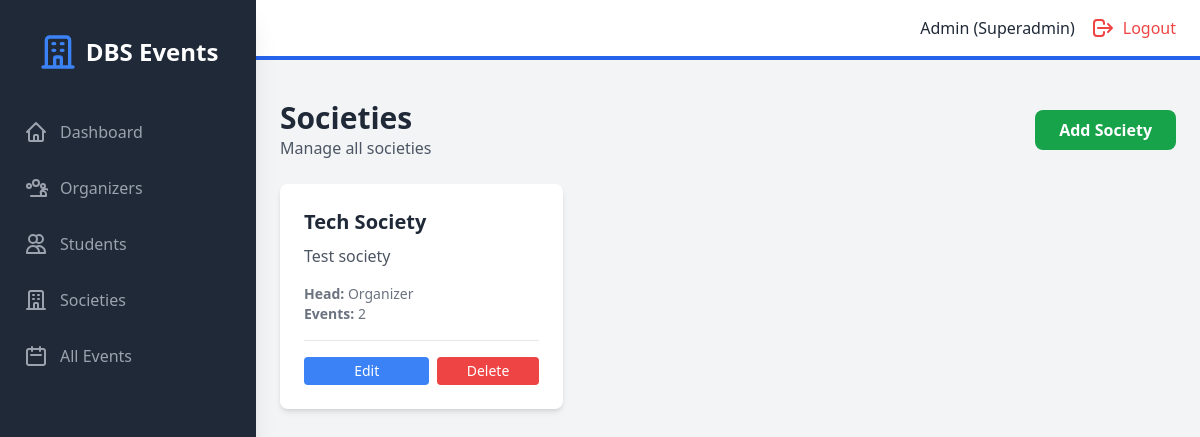
/admin/societies (signed in), run on an earlier commit of the app's database.
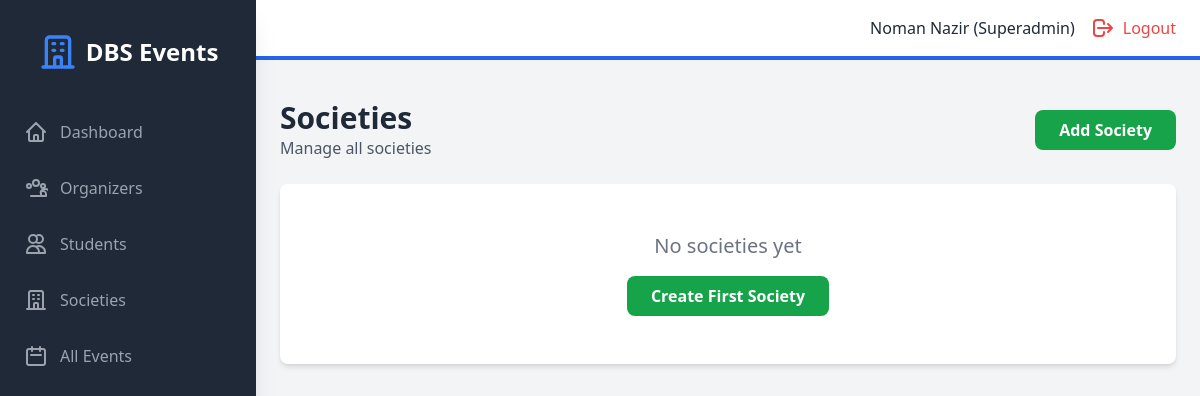
And on a later commit of the database.
### models.py (models this page shows, shortened)
class User(UserMixin, db.Model):
    id = db.Column(db.Integer, primary_key=True)
    student_number = db.Column(db.String(50), unique=True, nullable=True)
    email = db.Column(db.String(120), unique=True, nullable=False)
    password_hash = db.Column(db.String(200), nullable=False)
    name = db.Column(db.String(100), nullable=False)
    role = db.Column(db.String(20), nullable=False)  # superadmin, organizer, student
    created_at = db.Column(db.DateTime, default=datetime.utcnow)
    societies = db.relationship('Society', backref='head', lazy=True)
    events_created = db.relationship('Event', backref='creator', lazy=True)
    registrations = db.relationship('Registration', backref='student', lazy=True)

class Society(db.Model):
    id = db.Column(db.Integer, primary_key=True)
    name = db.Column(db.String(100), nullable=False, unique=True)
    description = db.Column(db.Text, nullable=True)
    society_head_id = db.Column(db.Integer, db.ForeignKey('user.id'), nullable=False)
    created_at = db.Column(db.DateTime, default=datetime.utcnow)
    events = db.relationship('Event', backref='society', lazy=True)

### backend/routes/admin.py (the view)
@admin_bp.route("/admin/societies", endpoint="admin_societies")
@admin_required
def admin_societies():
    societies = Society.query.all()
    return render_template("admin/societies.html", societies=societies)

### backend/main.py (called while the page is built)
@login_manager.user_loader
def load_user(user_id):
    return User.query.get(int(user_id))

### frontend/templates/admin/societies.html (shortened to what this page needs)
{% extends "base.html" %}
{% block auth_content %}
<div class="mb-6 flex justify-between items-center">
    <div>
        <h1 class="text-3xl font-bold text-gray-800">Societies</h1>
        <p class="text-gray-600">Manage all societies</p>
    </div>
    <a href="{{ url_for('admin.admin_add_society') }}" class="bg-green-600 text-white px-6 py-2 rounded-lg hover:bg-green-700 font-semibold">
        Add Society
    </a>
</div>
{% if societies %}
<div class="grid grid-cols-1 md:grid-cols-2 lg:grid-cols-3 gap-6">
    {% for society in societies %}
    <div class="bg-white rounded-lg shadow-md p-6 hover:shadow-lg transition">
        <h3 class="text-xl font-bold text-gray-800 mb-2">{{ society.name }}</h3>
        <p class="text-gray-600 mb-4">{{ society.description }}</p>
        <div class="text-sm text-gray-500">
            <p><span class="font-semibold">Head:</span> {{ society.head.name }}</p>
            <p><span class="font-semibold">Events:</span> {{ society.events|length }}</p>
        </div>
        <div class="mt-4 pt-4 border-t flex space-x-2">
            <a href="{{ url_for('admin.admin_edit_society', society_id=society.id) }}"
               class="flex-1 bg-blue-500 text-white px-3 py-1 rounded text-sm hover:bg-blue-600 transition text-center">
                Edit
            </a>
            <form method="POST" action="{{ url_for('admin.admin_delete_society', society_id=society.id) }}"
                  onsubmit="return confirm('Are you sure you want to delete {{ society.name }}?')"
                  class="flex-1">
                <button type="submit" class="w-full bg-red-500 text-white px-3 py-1 rounded text-sm hover:bg-red-600 transition">
                    Delete
                </button>
            </form>
        </div>
    </div>
    {% endfor %}
</div>
{% else %}
<div class="text-center py-12 bg-white rounded-lg shadow-md">
    <p class="text-gray-500 text-xl">No societies yet</p>
    <a href="{{ url_for('admin.admin_add_society') }}" class="inline-block bg-green-600 text-white px-6 py-2 rounded-lg hover:bg-green-700 font-semibold mt-4">
        Create First Society
    </a>
</div>
{% endif %}
{% endblock %}

### frontend/templates/base.html (shortened to what the changed rows need)
<!DOCTYPE html>
<html lang="en">
<head>
    <script src="https://cdn.tailwindcss.com"></script>
    <link rel="stylesheet" href="{{ url_for('static', filename='css/style.css') }}">
</head>
<body class="bg-gray-100">
    {% if current_user.is_authenticated %}
    <div class="flex h-screen bg-gray-100">
        <div id="sidebar" class="sidebar fixed inset-y-0 left-0 z-30 w-64 bg-gray-800 overflow-y-auto transition duration-300 ease-out md:translate-x-0 md:static md:shadow-xl sidebar-closed">
            <div class="flex items-center justify-center mt-8">
                <div class="flex items-center">
                    <svg class="h-10 w-10 text-blue-500" fill="none" stroke="currentColor" viewBox="0 0 24 24">
                        <path stroke-linecap="round" stroke-linejoin="round" stroke-width="2" d="M19 21V5a2 2 0 00-2-2H7a2 2 0 00-2 2v16m14 0h2m-2 0h-5m-9 0H3m2 0h5M9 7h1m-1 4h1m4-4h1m-1 4h1m-5 10v-5a1 1 0 011-1h2a1 1 0 011 1v5m-4 0h4"></path>
                    </svg>
                    <span class="text-white text-2xl font-semibold ml-2">DBS Events</span>
                </div>
            </div>
            <nav class="mt-10">
                {% if current_user.role == 'superadmin' %}
                    <a class="flex items-center mt-4 py-2 px-6 text-gray-400 hover:bg-gray-700 hover:text-white" href="{{ url_for('admin.admin_dashboard') }}">
                        <svg class="h-6 w-6" fill="none" stroke="currentColor" viewBox="0 0 24 24"><path stroke-linecap="round" stroke-linejoin="round" stroke-width="2" d="M3 12l2-2m0 0l7-7 7 7M5 10v10a1 1 0 001 1h3m10-11l2 2m-2-2v10a1 1 0 01-1 1h-3m-6 0a1 1 0 001-1v-4a1 1 0 011-1h2a1 1 0 011 1v4a1 1 0 001 1m-6 0h6"></path></svg>
                        <span class="mx-3">Dashboard</span>
                    </a>
                    <a class="flex items-center mt-4 py-2 px-6 text-gray-400 hover:bg-gray-700 hover:text-white" href="{{ url_for('admin.admin_organizers') }}">
                        <span class="mx-3">Organizers</span>
                    </a>
                    <a class="flex items-center mt-4 py-2 px-6 text-gray-400 hover:bg-gray-700 hover:text-white" href="{{ url_for('admin.admin_students') }}">
                        <svg class="h-6 w-6" fill="none" stroke="currentColor" viewBox="0 0 24 24"><path stroke-linecap="round" stroke-linejoin="round" stroke-width="2" d="M12 4.354a4 4 0 110 5.292M15 21H3v-1a6 6 0 0112 0v1zm0 0h6v-1a6 6 0 00-9-5.197M13 7a4 4 0 11-8 0 4 4 0 018 0z"></path></svg>
                        <span class="mx-3">Students</span>
                    </a>
                    <a class="flex items-center mt-4 py-2 px-6 text-gray-400 hover:bg-gray-700 hover:text-white" href="{{ url_for('admin.admin_societies') }}">
                        <svg class="h-6 w-6" fill="none" stroke="currentColor" viewBox="0 0 24 24"><path stroke-linecap="round" stroke-linejoin="round" stroke-width="2" d="M19 21V5a2 2 0 00-2-2H7a2 2 0 00-2 2v16m14 0h2m-2 0h-5m-9 0H3m2 0h5M9 7h1m-1 4h1m4-4h1m-1 4h1m-5 10v-5a1 1 0 011-1h2a1 1 0 011 1v5m-4 0h4"></path></svg>
                        <span class="mx-3">Societies</span>
                    </a>
                    <a class="flex items-center mt-4 py-2 px-6 text-gray-400 hover:bg-gray-700 hover:text-white" href="{{ url_for('admin.admin_events') }}">
                        <svg class="h-6 w-6" fill="none" stroke="currentColor" viewBox="0 0 24 24"><path stroke-linecap="round" stroke-linejoin="round" stroke-width="2" d="M8 7V3m8 4V3m-9 8h10M5 21h14a2 2 0 002-2V7a2 2 0 00-2-2H5a2 2 0 00-2 2v12a2 2 0 002 2z"></path></svg>
                        <span class="mx-3">All Events</span>
                    </a>
                {% endif %}
            </nav>
        </div>
        <div class="flex-1 flex flex-col overflow-hidden">
            <header class="flex justify-between items-center py-4 px-6 bg-white border-b-4 border-blue-600">
                <div class="flex items-center">
                    <span class="text-gray-800 mr-4">{{ current_user.name }} ({{ current_user.role | capitalize }})</span>
                    <a href="{{ url_for('public.logout') }}" class="flex items-center text-red-500 hover:text-red-700">
                        <svg class="h-6 w-6" fill="none" stroke="currentColor" viewBox="0 0 24 24"><path stroke-linecap="round" stroke-linejoin="round" stroke-width="2" d="M17 16l4-4m0 0l-4-4m4 4H7m6 4v1a3 3 0 01-3 3H6a3 3 0 01-3-3v-10a3 3 0 013-3h4a3 3 0 013 3v1"></path></svg>
                        <span class="ml-2 hidden sm:inline">Logout</span>
                    </a>
                </div>
            </header>
            <div class="px-6 pt-4">
            </div>
            <main class="flex-1 overflow-x-hidden overflow-y-auto bg-gray-100 p-6">
                {% block auth_content %}{% endblock %}
            </main>
        </div>
    </div>
    {% endif %}
</body>
</html>

What changed in the data, as far as the page shows it:
removed Society: name "Tech Society", description "Test society", head.name "Organizer", events|length "2"
changed User "Superadmin": name "Admin" → "Noman Nazir"
Also different on the page:
text now shown: "No societies yet Create First Society"
